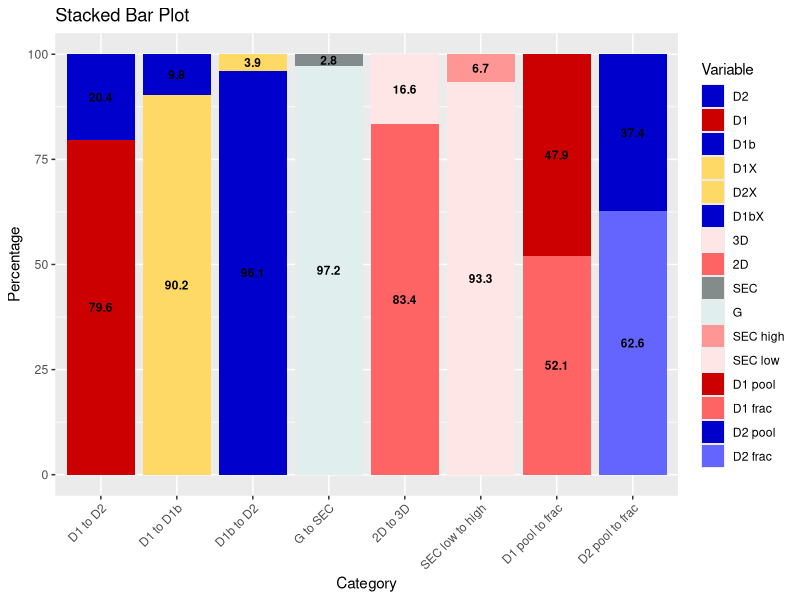

Generate this figure with R: (Note: this script raises an error after producing the figure.)
library(ggplot2)
library(reshape2)
library(dplyr)
# Create the DataFrame
data_d1 <- data.frame(
  Category = c("D1 to D2", "D1 to D2",
               "D1 to D1b", "D1 to D1b",
               "D1b to D2", "D1b to D2",
               "G to SEC", "G to SEC",
               "2D to 3D", "2D to 3D",
               "SEC low to high", "SEC low to high",
               "D1 pool to frac", "D1 pool to frac",
               "D2 pool to frac", "D2 pool to frac"),
  Percentage = c(79.6, 100 - 79.6,
                 100-9.8, 9.8,
                 100-3.9, 3.9,
                 100-2.8, 2.8,
                 100-16.6, 16.6,
                 100-6.7, 6.7,
                 100-47.9, 47.9,
                 100-37.4, 37.4),
  Variable = c("D1", "D2",
               "D1X", "D1b",
               "D1bX", "D2X",
               "G", "SEC",
               "2D", "3D",
               "SEC low", "SEC high",
               "D1 frac", "D1 pool",
               "D2 frac", "D2 pool")
)

col3 <- rgb(255,217,102, maxColorValue = 255)
col_X_dark <- rgb(204,0,0, maxColorValue = 255)
col_X_light <- rgb(255,100,100,maxColorValue = 255)
#fractions high MW SEC
col_X_lowMW  <- rgb(255,150,150,maxColorValue = 255)
#fractions low MW SEC
col_X_highMW <- rgb(255,230,230, maxColorValue = 255)
col_X_carbonate <- rgb(255,170,170, maxColorValue = 255)
# D2
col_Y_dark <- rgb(0,0,204, maxColorValue = 255)
col_Y_light <- rgb(100,100,255, maxColorValue = 255)

custom_colors <- c("D1" = col_X_dark,
                   "D1X" = col_X_dark,
                   "D2" = col_Y_dark,
                   "D2X" = col_Y_dark,
                   "D1b" = col3,
                   "D1bX" = col3,
                   "G" = col_X_light,
                   "2D" = "azure4",
                   "3D" = "azure2",
                   "SEC" = col_X_highMW,
                   "SEC low" = col_X_lowMW,
                   "SEC high" = col_X_highMW,
                   "D1 frac" = col_X_light,
                   "D1 pool" = col_X_dark,
                   "D2 frac" = col_Y_light,
                   "D2 pool" = col_Y_dark)


#data_d1 <- data_d1[order(-data_d1$Percentage), ]
d <- data_d1
d$Variable <- as.factor(d$Variable)
d$Color <- c(col_Y_dark, col_X_dark,
             col_Y_dark, col3, 
             col3, col_Y_dark,
             col_X_highMW, col_X_light,
             "azure4", "azure2",
             col_X_lowMW, col_X_highMW,
             col_X_dark, col_X_light,
             col_Y_dark, col_Y_light)
d$Variable <- factor(d$Variable, levels=c("D2", "D1",
                                          "D1b", "D1X",
                                          "D2X", "D1bX",
                                          "3D", "2D",
                                          "SEC", "G",
                                          "SEC high", "SEC low",
                                          "D1 pool", "D1 frac",
                                          "D2 pool", "D2 frac"))



d$Category <- factor(d$Category, levels=c("D1 to D2",
                                           "D1 to D1b",
                                           "D1b to D2",
                                           "G to SEC",
                                           "2D to 3D",
                                           "SEC low to high",
                                           "D1 pool to frac",
                                           "D2 pool to frac"))


             
  
 
ggplot(d, aes(x = Category, y = Percentage, fill = Variable, label = Percentage)) + 
  geom_bar(stat = "identity", position = "stack") + 
  theme(axis.text.x = element_text(angle = 45, hjust = 1)) + 
  labs(title = "Stacked Bar Plot", x = "Category", y = "Percentage") + 
  scale_fill_manual(values = d$Color) + 
  geom_text(size = 3, position = position_stack(vjust = 0.5), fontface = "bold")

#############################################################################################################
library(ggplot2)
library(reshape2)
# Create the DataFrame
data_d1 <- data.frame(
  Category = c("D1 to D2", "D1 to D2",
               "D1 to D1b", "D1 to D1b",
               "D1b to D2", "D1b to D2",
               "2D to 3D", "2D to 3D",
               "G to SEC", "G to SEC",
               "D1 pool to frac", "D1 pool to frac",
               "D2 pool to frac", "D2 pool to frac"),
  Percentage = c(79.6, 100-79.6,
                 9.8,100 - 9.8,
                 3.9,100 - 3.9,
                 16.6,100 - 16.6,
                 2.8,100 - 2.8, 
                 47.9,100 - 47.9,
                 37.4,100 - 37.4),
  Variable = c("D1", "D2",
               "D1b", "D1",
               "D2", "D1b",
               "SEC", "G",
               "3D", "2D",
               "D1", "D1 frac",
               "D2", "D2 frac")
)

col3 <- rgb(255,217,102, maxColorValue = 255)
col_X_dark <- rgb(204,0,0, maxColorValue = 255)
col_X_light <- rgb(255,100,100,maxColorValue = 255)
#fractions high MW SEC
col_X_lowMW  <- rgb(255,150,150,maxColorValue = 255)
#fractions low MW SEC
col_X_highMW <- rgb(255,230,230, maxColorValue = 255)
col_X_carbonate <- rgb(255,170,170, maxColorValue = 255)
# D2
col_Y_dark <- rgb(0,0,204, maxColorValue = 255)
col_Y_light <- rgb(100,100,255, maxColorValue = 255)

custom_colors <- c("D1" = col_X_dark,
                   "D2" = col_Y_dark,
                   "D1b" = col3,
                   "G" = col_X_light,
                   "2D" = "azure4",
                   "3D" = "azure2",
                   "SEC" = col_X_highMW,
                   "D1 frac" = col_X_light,
                   "D2 frac" = col_Y_light)

#data_d1 <- data_d1[order(-data_d1$Percentage), ]
d <- data_d1
d$Category <- factor(d$Category, levels=c("D1 to D2",
                                          "D1 to D1b",
                                          "D1b to D2",
                                          "2D to 3D",
                                          "G to SEC",
                                          "D1 pool to frac",
                                          "D2 pool to frac"))


ggplot(d, aes(x = Category, y = Percentage, fill = reorder(Variable), label = Percentage)) + 
  geom_bar(stat = "identity", position = "stack") + 
  theme(axis.text.x = element_text(angle = 45, hjust = 1)) + 
  labs(title = "Stacked Bar Plot", x = "Category", y = "Percentage") + 
  scale_fill_manual(values = custom_colors) + 
  geom_text(size = 3, position = position_stack(vjust = 0.5), fontface = "bold")







